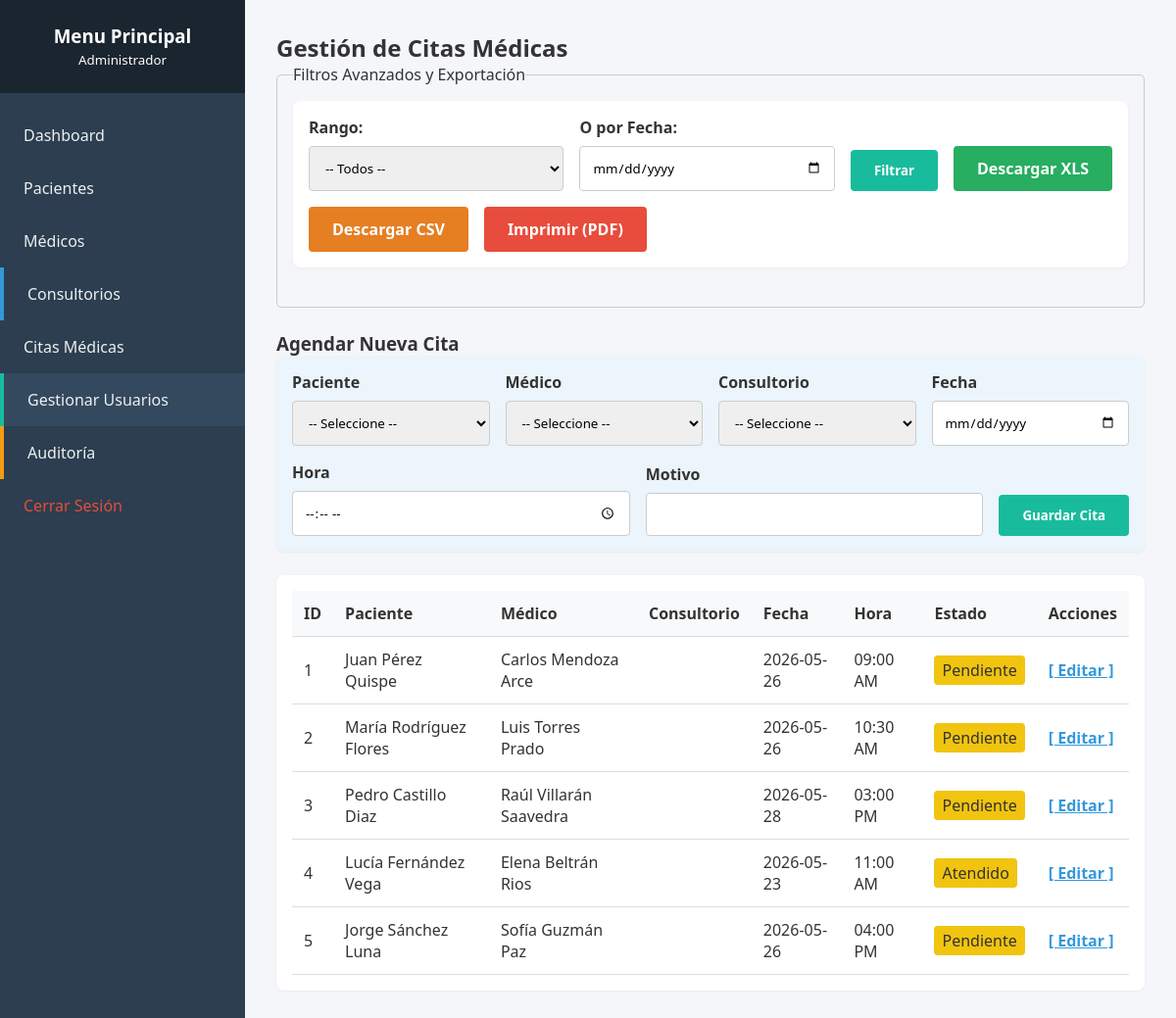
/citas.php (signed in), run on the app's committed database.
### tables this page shows
CREATE TABLE citas (
    id_cita INT AUTO_INCREMENT PRIMARY KEY,
    id_paciente INT NOT NULL,
    id_medico INT NOT NULL,
    fecha_cita DATE NOT NULL,
    hora_cita TIME NOT NULL,
    motivo TEXT,
    estado ENUM('Pendiente', 'Atendido', 'Cancelado') DEFAULT 'Pendiente',
    created_at TIMESTAMP DEFAULT CURRENT_TIMESTAMP,
    FOREIGN KEY (id_paciente) REFERENCES pacientes(id_paciente) ON DELETE RESTRICT ON UPDATE CASCADE,
    FOREIGN KEY (id_medico) REFERENCES medicos(id_medico) ON DELETE RESTRICT ON UPDATE CASCADE,
    INDEX idx_fecha (fecha_cita)
);

### citas.php (the view, shortened to what this page needs)
<?php
require_once 'config/conexion.php';
$fecha_filtro = $_GET['fecha_filtro'] ?? ''; $rango = $_GET['rango'] ?? '';
$sql = "
SELECT
c.*,
CONCAT(
p.nombre,
' ',
p.apellido
) AS paciente,
CONCAT(
m.nombre,
' ',
m.apellido
) AS medico,
co.nombre AS consultorio
FROM citas c
INNER JOIN pacientes p
ON c.id_paciente = p.id_paciente
INNER JOIN medicos m
ON c.id_medico = m.id_medico
LEFT JOIN consultorios co
ON c.id_consultorio = co.id_consultorio
WHERE 1=1
";
$citas = $pdo->query($sql)->fetchAll();
include 'includes/header.php'; include 'includes/sidebar.php';
?>
<div class="main-content">
    <h2>Gestión de Citas Médicas</h2>
    <fieldset style="padding:1rem; margin-bottom:1.5rem; border:1px solid #ccc; border-radius:5px;">
        <legend>Filtros Avanzados y Exportación</legend>
        <form method="GET" class="filter-box">
            <div class="form-group"><label>Rango:</label><select name="rango" class="form-control"><option value="">-- Todos --</option></select></div>
            <div class="form-group"><label>O por Fecha:</label><input type="date" name="fecha_filtro" class="form-control" value="<?= htmlspecialchars($fecha_filtro); ?>"></div>
            <button type="submit" class="btn" style="width:auto;">Filtrar</button>
            <a href="reportes/exportar.php?tipo=excel&rango=<?= $rango ?>&fecha=<?= $fecha_filtro ?>" class="btn" style="background:#27ae60; width:auto;">Descargar XLS</a>
            <a href="reportes/exportar.php?tipo=csv&rango=<?= $rango ?>&fecha=<?= $fecha_filtro ?>" class="btn" style="background:#e67e22; width:auto;">Descargar CSV</a>
            <a href="#" onclick="window.print();" class="btn" style="background:#e74c3c; width:auto;">Imprimir (PDF)</a>
        </form>
    </fieldset>
    <h3>Agendar Nueva Cita</h3>
    <form action="citas.php" method="POST" class="filter-box" style="background:#ebf5fb;">
        <div class="form-group"><label>Paciente</label><select name="id_paciente" class="form-control" required><option value="">-- Seleccione --</option></select></div>
        <div class="form-group"><label>Médico</label><select name="id_medico" class="form-control" required><option value="">-- Seleccione --</option></select></div>
		<div class="form-group">
<label>Consultorio</label>
<select
name="id_consultorio"
class="form-control"
required>
<option value="">
-- Seleccione --
</option>
</select>
</div>
        <div class="form-group"><label>Fecha</label><input type="date" name="fecha_cita" class="form-control" required min="<?= date('Y-m-d'); ?>"></div>
        <div class="form-group"><label>Hora</label><input type="time" name="hora_cita" class="form-control" required></div>
        <div class="form-group"><label>Motivo</label><input type="text" name="motivo" class="form-control"></div>
        <button type="submit" class="btn" style="width:auto;">Guardar Cita</button>
    </form>
    <div class="table-responsive">
        <table>
            <thead>
				<tr>
				<th>ID</th>
				<th>Paciente</th>
				<th>Médico</th>
				<th>Consultorio</th>
				<th>Fecha</th>
				<th>Hora</th>
				<th>Estado</th>
				<th>Acciones</th>
				</tr>
		    </thead>
            <tbody>
               <?php foreach($citas as $c): ?>
<tr>
<td><?= $c['id_cita']; ?></td>
<td><?= htmlspecialchars($c['paciente']); ?></td>
<td><?= htmlspecialchars($c['medico']); ?></td>
<td><?= htmlspecialchars($c['consultorio']); ?></td>
<td><?= $c['fecha_cita']; ?></td>
<td><?= date('h:i A', strtotime($c['hora_cita'])); ?></td>
<td>
<span style="padding:4px 8px; background:#f1c40f; border-radius:4px;">
<?= $c['estado']; ?>
</span>
</td>
<td>
<a
href="editar_cita.php?id=<?= $c['id_cita']; ?>"
style="color:#3498db;font-weight:bold;">
[ Editar ]
</a>
</td>
</tr>
<?php endforeach; ?>
            </tbody>
        </table>
    </div>
</div>
</div></div>
</body>
</html>

### css/estilos.css (style rules this page uses)
:root { --primary: #2c3e50; --secondary: #18bc9c; --background: #f4f6f9; --text: #333; --white: #ffffff; }
* { margin: 0; padding: 0; box-sizing: border-box; font-family: 'Segoe UI', sans-serif; }
body { background-color: var(--background); color: var(--text); display: flex; }
.form-group { margin-bottom: 1.2rem; }
.form-group label { display: block; margin-bottom: 0.5rem; font-weight: bold; }
.form-control { width: 100%; padding: 0.75rem; border: 1px solid #ccc; border-radius: 4px; }
.btn { background: var(--secondary); color: var(--white); border: none; padding: 0.75rem 1.5rem; cursor: pointer; border-radius: 4px; font-weight: bold; width: 100%; text-decoration: none; display: inline-block; text-align: center; }
.main-content { flex: 1; padding: 2rem; max-width: 100%; overflow-hidden; }
.table-responsive { overflow-x: auto; margin-top: 1.5rem; background: var(--white); padding: 1rem; border-radius: 8px; box-shadow: 0 1px 3px rgba(0,0,0,0.05); }
table { width: 100%; border-collapse: collapse; }
th, td { padding: 0.75rem; text-align: left; border-bottom: 1px solid #ddd; }
th { background-color: #f8f9fa; }
.filter-box { background: var(--white); padding: 1rem; border-radius: 8px; margin-bottom: 1.5rem; display: flex; gap: 1rem; flex-wrap: wrap; align-items: flex-end; box-shadow: 0 1px 3px rgba(0,0,0,0.05); }
.filter-box .form-group { margin: 0; flex: 1; min-width: 180px; }

### data on the page
citas: id_cita "1", paciente "Juan Pérez Quispe", medico "Carlos Mendoza Arce", fecha_cita "2026-05-26", hora_cita "09:00 AM", estado "Pendiente"
citas: id_cita "2", paciente "María Rodríguez Flores", medico "Luis Torres Prado", fecha_cita "2026-05-26", hora_cita "10:30 AM", estado "Pendiente"
citas: id_cita "3", paciente "Pedro Castillo Diaz", medico "Raúl Villarán Saavedra", fecha_cita "2026-05-28", hora_cita "03:00 PM", estado "Pendiente"
citas: id_cita "4", paciente "Lucía Fernández Vega", medico "Elena Beltrán Rios", fecha_cita "2026-05-23", hora_cita "11:00 AM", estado "Atendido"
citas: id_cita "5", paciente "Jorge Sánchez Luna", medico "Sofía Guzmán Paz", fecha_cita "2026-05-26", hora_cita "04:00 PM", estado "Pendiente"

### other printed values
$_SESSION['usuario_rol'] "Administrador"
